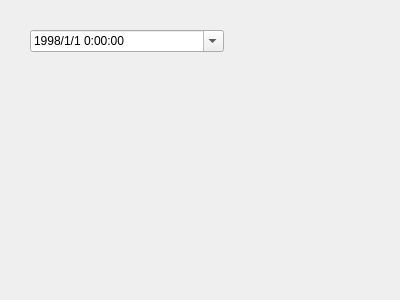
<?xml version="1.0" encoding="UTF-8"?>
<ui version="4.0">
 <class>Form</class>
 <widget class="QWidget" name="Form">
  <property name="geometry">
   <rect>
    <x>0</x>
    <y>0</y>
    <width>400</width>
    <height>300</height>
   </rect>
  </property>
  <property name="windowTitle">
   <string>Form</string>
  </property>
  <widget class="QDateTimeEdit" name="dateTimeEdit">
   <property name="geometry">
    <rect>
     <x>30</x>
     <y>30</y>
     <width>194</width>
     <height>22</height>
    </rect>
   </property>
   <property name="dateTime">
    <datetime>
     <hour>0</hour>
     <minute>0</minute>
     <second>0</second>
     <year>1998</year>
     <month>1</month>
     <day>1</day>
    </datetime>
   </property>
   <property name="minimumDateTime">
    <datetime>
     <hour>0</hour>
     <minute>0</minute>
     <second>0</second>
     <year>1900</year>
     <month>1</month>
     <day>1</day>
    </datetime>
   </property>
   <property name="displayFormat">
    <string>yyyy/M/d H:mm:ss</string>
   </property>
   <property name="calendarPopup">
    <bool>true</bool>
   </property>
  </widget>
 </widget>
 <resources/>
 <connections/>
</ui>
